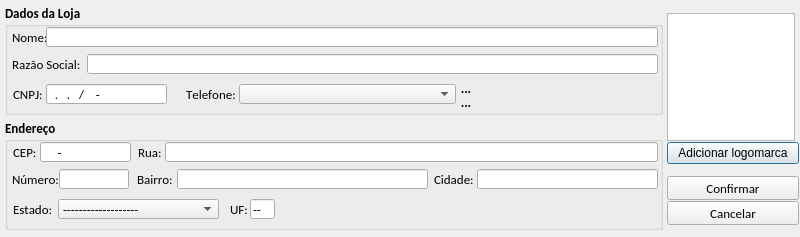
<?xml version="1.0" encoding="UTF-8"?>
<ui version="4.0">
 <class>tela_editar_loja</class>
 <widget class="QDialog" name="tela_editar_loja">
  <property name="geometry">
   <rect>
    <x>0</x>
    <y>0</y>
    <width>800</width>
    <height>237</height>
   </rect>
  </property>
  <property name="windowTitle">
   <string>Dialog</string>
  </property>
  <widget class="QGroupBox" name="gb_dados_fornecedor">
   <property name="geometry">
    <rect>
     <x>5</x>
     <y>4</y>
     <width>658</width>
     <height>111</height>
    </rect>
   </property>
   <property name="font">
    <font>
     <family>Calibri</family>
     <pointsize>10</pointsize>
     <weight>75</weight>
     <bold>true</bold>
     <kerning>false</kerning>
    </font>
   </property>
   <property name="title">
    <string>Dados da Loja</string>
   </property>
   <widget class="QLabel" name="lb_telefone">
    <property name="geometry">
     <rect>
      <x>181</x>
      <y>80</y>
      <width>50</width>
      <height>20</height>
     </rect>
    </property>
    <property name="font">
     <font>
      <family>Calibri</family>
      <pointsize>10</pointsize>
      <weight>50</weight>
      <bold>false</bold>
      <kerning>false</kerning>
     </font>
    </property>
    <property name="text">
     <string>Telefone:</string>
    </property>
   </widget>
   <widget class="QComboBox" name="cb_telefone">
    <property name="geometry">
     <rect>
      <x>234</x>
      <y>80</y>
      <width>217</width>
      <height>20</height>
     </rect>
    </property>
    <property name="maximumSize">
     <size>
      <width>16777215</width>
      <height>22</height>
     </size>
    </property>
    <property name="font">
     <font>
      <family>Calibri</family>
      <pointsize>10</pointsize>
      <weight>50</weight>
      <bold>false</bold>
      <kerning>false</kerning>
     </font>
    </property>
    <property name="editable">
     <bool>false</bool>
    </property>
    <property name="maxVisibleItems">
     <number>20</number>
    </property>
   </widget>
   <widget class="QLabel" name="lb_nome">
    <property name="geometry">
     <rect>
      <x>7</x>
      <y>23</y>
      <width>34</width>
      <height>20</height>
     </rect>
    </property>
    <property name="maximumSize">
     <size>
      <width>40</width>
      <height>20</height>
     </size>
    </property>
    <property name="font">
     <font>
      <family>Calibri</family>
      <pointsize>10</pointsize>
      <weight>50</weight>
      <bold>false</bold>
      <kerning>false</kerning>
     </font>
    </property>
    <property name="text">
     <string>Nome:</string>
    </property>
   </widget>
   <widget class="QLineEdit" name="le_nome">
    <property name="geometry">
     <rect>
      <x>41</x>
      <y>23</y>
      <width>612</width>
      <height>20</height>
     </rect>
    </property>
    <property name="sizePolicy">
     <sizepolicy hsizetype="Fixed" vsizetype="Fixed">
      <horstretch>0</horstretch>
      <verstretch>0</verstretch>
     </sizepolicy>
    </property>
    <property name="minimumSize">
     <size>
      <width>450</width>
      <height>20</height>
     </size>
    </property>
    <property name="maximumSize">
     <size>
      <width>800</width>
      <height>20</height>
     </size>
    </property>
    <property name="font">
     <font>
      <family>Calibri</family>
      <pointsize>10</pointsize>
      <weight>50</weight>
      <bold>false</bold>
      <kerning>false</kerning>
     </font>
    </property>
    <property name="inputMask">
     <string/>
    </property>
    <property name="text">
     <string/>
    </property>
    <property name="maxLength">
     <number>32767</number>
    </property>
    <property name="readOnly">
     <bool>false</bool>
    </property>
   </widget>
   <widget class="QToolButton" name="tb_mais_telefone">
    <property name="geometry">
     <rect>
      <x>451</x>
      <y>77</y>
      <width>20</width>
      <height>15</height>
     </rect>
    </property>
    <property name="text">
     <string>...</string>
    </property>
    <property name="icon">
     <iconset resource="imagens.qrc">
      <normaloff>:/img/img/mais.png</normaloff>:/img/img/mais.png</iconset>
    </property>
    <property name="iconSize">
     <size>
      <width>12</width>
      <height>12</height>
     </size>
    </property>
    <property name="autoRaise">
     <bool>true</bool>
    </property>
    <property name="arrowType">
     <enum>Qt::NoArrow</enum>
    </property>
   </widget>
   <widget class="QToolButton" name="tb_menos_telefone">
    <property name="geometry">
     <rect>
      <x>451</x>
      <y>91</y>
      <width>20</width>
      <height>15</height>
     </rect>
    </property>
    <property name="text">
     <string>...</string>
    </property>
    <property name="icon">
     <iconset resource="imagens.qrc">
      <normaloff>:/img/img/menos.png</normaloff>:/img/img/menos.png</iconset>
    </property>
    <property name="iconSize">
     <size>
      <width>12</width>
      <height>12</height>
     </size>
    </property>
    <property name="autoRaise">
     <bool>true</bool>
    </property>
   </widget>
   <widget class="QLabel" name="lb_razao_social">
    <property name="geometry">
     <rect>
      <x>7</x>
      <y>50</y>
      <width>75</width>
      <height>20</height>
     </rect>
    </property>
    <property name="maximumSize">
     <size>
      <width>100</width>
      <height>20</height>
     </size>
    </property>
    <property name="font">
     <font>
      <family>Calibri</family>
      <pointsize>10</pointsize>
      <weight>50</weight>
      <bold>false</bold>
      <kerning>false</kerning>
     </font>
    </property>
    <property name="text">
     <string>Razão Social:</string>
    </property>
   </widget>
   <widget class="QLineEdit" name="le_razao_social">
    <property name="geometry">
     <rect>
      <x>82</x>
      <y>50</y>
      <width>571</width>
      <height>20</height>
     </rect>
    </property>
    <property name="sizePolicy">
     <sizepolicy hsizetype="Fixed" vsizetype="Fixed">
      <horstretch>0</horstretch>
      <verstretch>0</verstretch>
     </sizepolicy>
    </property>
    <property name="minimumSize">
     <size>
      <width>450</width>
      <height>20</height>
     </size>
    </property>
    <property name="maximumSize">
     <size>
      <width>800</width>
      <height>20</height>
     </size>
    </property>
    <property name="font">
     <font>
      <family>Calibri</family>
      <pointsize>10</pointsize>
      <weight>50</weight>
      <bold>false</bold>
      <kerning>false</kerning>
     </font>
    </property>
    <property name="text">
     <string/>
    </property>
    <property name="maxLength">
     <number>100</number>
    </property>
    <property name="readOnly">
     <bool>false</bool>
    </property>
   </widget>
   <widget class="QLabel" name="lb_cnpj">
    <property name="geometry">
     <rect>
      <x>8</x>
      <y>80</y>
      <width>33</width>
      <height>20</height>
     </rect>
    </property>
    <property name="font">
     <font>
      <weight>50</weight>
      <bold>false</bold>
     </font>
    </property>
    <property name="text">
     <string>CNPJ:</string>
    </property>
   </widget>
   <widget class="QLineEdit" name="le_cnpj">
    <property name="geometry">
     <rect>
      <x>41</x>
      <y>80</y>
      <width>121</width>
      <height>20</height>
     </rect>
    </property>
    <property name="font">
     <font>
      <weight>50</weight>
      <bold>false</bold>
     </font>
    </property>
    <property name="inputMask">
     <string>00.000.000/0000-00; </string>
    </property>
    <property name="text">
     <string>../-</string>
    </property>
   </widget>
  </widget>
  <widget class="QWidget" name="layoutWidget">
   <property name="geometry">
    <rect>
     <x>667</x>
     <y>11</y>
     <width>132</width>
     <height>217</height>
    </rect>
   </property>
   <layout class="QVBoxLayout" name="verticalLayout">
    <property name="spacing">
     <number>10</number>
    </property>
    <item>
     <layout class="QVBoxLayout" name="verticalLayout_3">
      <property name="spacing">
       <number>1</number>
      </property>
      <item>
       <widget class="QGraphicsView" name="gv_logo">
        <property name="minimumSize">
         <size>
          <width>128</width>
          <height>128</height>
         </size>
        </property>
        <property name="maximumSize">
         <size>
          <width>128</width>
          <height>128</height>
         </size>
        </property>
       </widget>
      </item>
      <item>
       <widget class="QPushButton" name="btn_adicionar_logo">
        <property name="font">
         <font>
          <weight>50</weight>
          <bold>false</bold>
         </font>
        </property>
        <property name="text">
         <string>Adicionar logomarca</string>
        </property>
       </widget>
      </item>
     </layout>
    </item>
    <item>
     <layout class="QVBoxLayout" name="verticalLayout_2">
      <property name="spacing">
       <number>1</number>
      </property>
      <item>
       <widget class="QPushButton" name="btn_confirmar">
        <property name="minimumSize">
         <size>
          <width>0</width>
          <height>24</height>
         </size>
        </property>
        <property name="maximumSize">
         <size>
          <width>150</width>
          <height>24</height>
         </size>
        </property>
        <property name="font">
         <font>
          <family>Calibri</family>
          <pointsize>10</pointsize>
         </font>
        </property>
        <property name="text">
         <string>Confirmar</string>
        </property>
        <property name="icon">
         <iconset resource="imagens.qrc">
          <normaloff>:/img/img/1345902916_camera_test.png</normaloff>:/img/img/1345902916_camera_test.png</iconset>
        </property>
        <property name="iconSize">
         <size>
          <width>20</width>
          <height>20</height>
         </size>
        </property>
       </widget>
      </item>
      <item>
       <widget class="QPushButton" name="btn_cancelar">
        <property name="minimumSize">
         <size>
          <width>0</width>
          <height>24</height>
         </size>
        </property>
        <property name="maximumSize">
         <size>
          <width>150</width>
          <height>24</height>
         </size>
        </property>
        <property name="font">
         <font>
          <family>Calibri</family>
          <pointsize>10</pointsize>
         </font>
        </property>
        <property name="text">
         <string>Cancelar</string>
        </property>
        <property name="icon">
         <iconset resource="imagens.qrc">
          <normaloff>:/img/img/1345902747_button_cancel.png</normaloff>:/img/img/1345902747_button_cancel.png</iconset>
        </property>
        <property name="iconSize">
         <size>
          <width>18</width>
          <height>18</height>
         </size>
        </property>
       </widget>
      </item>
     </layout>
    </item>
   </layout>
  </widget>
  <widget class="QGroupBox" name="gb_endereo">
   <property name="geometry">
    <rect>
     <x>5</x>
     <y>119</y>
     <width>658</width>
     <height>111</height>
    </rect>
   </property>
   <property name="font">
    <font>
     <family>Calibri</family>
     <pointsize>10</pointsize>
     <weight>75</weight>
     <bold>true</bold>
     <kerning>false</kerning>
    </font>
   </property>
   <property name="title">
    <string>Endereço</string>
   </property>
   <widget class="QLineEdit" name="le_cep">
    <property name="geometry">
     <rect>
      <x>35</x>
      <y>23</y>
      <width>91</width>
      <height>20</height>
     </rect>
    </property>
    <property name="maximumSize">
     <size>
      <width>100</width>
      <height>20</height>
     </size>
    </property>
    <property name="font">
     <font>
      <family>Calibri</family>
      <pointsize>10</pointsize>
      <weight>50</weight>
      <bold>false</bold>
      <kerning>false</kerning>
     </font>
    </property>
    <property name="inputMask">
     <string>00000-000; </string>
    </property>
    <property name="text">
     <string>-</string>
    </property>
    <property name="frame">
     <bool>true</bool>
    </property>
    <property name="cursorPosition">
     <number>9</number>
    </property>
    <property name="readOnly">
     <bool>false</bool>
    </property>
   </widget>
   <widget class="QLabel" name="lb_cep">
    <property name="geometry">
     <rect>
      <x>8</x>
      <y>23</y>
      <width>27</width>
      <height>20</height>
     </rect>
    </property>
    <property name="font">
     <font>
      <family>Calibri</family>
      <pointsize>10</pointsize>
      <weight>50</weight>
      <bold>false</bold>
      <kerning>false</kerning>
     </font>
    </property>
    <property name="text">
     <string>CEP:</string>
    </property>
   </widget>
   <widget class="QLabel" name="lb_rua">
    <property name="geometry">
     <rect>
      <x>133</x>
      <y>23</y>
      <width>31</width>
      <height>20</height>
     </rect>
    </property>
    <property name="font">
     <font>
      <family>Calibri</family>
      <pointsize>10</pointsize>
      <weight>50</weight>
      <bold>false</bold>
      <kerning>false</kerning>
     </font>
    </property>
    <property name="text">
     <string>Rua:</string>
    </property>
   </widget>
   <widget class="QLineEdit" name="le_rua">
    <property name="geometry">
     <rect>
      <x>160</x>
      <y>23</y>
      <width>493</width>
      <height>20</height>
     </rect>
    </property>
    <property name="font">
     <font>
      <pointsize>10</pointsize>
      <weight>50</weight>
      <bold>false</bold>
      <kerning>false</kerning>
     </font>
    </property>
    <property name="text">
     <string/>
    </property>
    <property name="maxLength">
     <number>100</number>
    </property>
    <property name="cursorPosition">
     <number>0</number>
    </property>
    <property name="readOnly">
     <bool>false</bool>
    </property>
   </widget>
   <widget class="QLabel" name="lb_numero">
    <property name="geometry">
     <rect>
      <x>7</x>
      <y>50</y>
      <width>51</width>
      <height>20</height>
     </rect>
    </property>
    <property name="font">
     <font>
      <family>Calibri</family>
      <pointsize>10</pointsize>
      <weight>50</weight>
      <bold>false</bold>
      <kerning>false</kerning>
     </font>
    </property>
    <property name="text">
     <string>Número:</string>
    </property>
   </widget>
   <widget class="QLineEdit" name="le_numero">
    <property name="geometry">
     <rect>
      <x>54</x>
      <y>50</y>
      <width>70</width>
      <height>20</height>
     </rect>
    </property>
    <property name="font">
     <font>
      <pointsize>10</pointsize>
      <weight>50</weight>
      <bold>false</bold>
      <kerning>false</kerning>
     </font>
    </property>
    <property name="inputMask">
     <string>000000000; </string>
    </property>
    <property name="text">
     <string/>
    </property>
    <property name="maxLength">
     <number>9</number>
    </property>
    <property name="readOnly">
     <bool>false</bool>
    </property>
   </widget>
   <widget class="QLabel" name="lb_bairro">
    <property name="geometry">
     <rect>
      <x>132</x>
      <y>50</y>
      <width>46</width>
      <height>20</height>
     </rect>
    </property>
    <property name="font">
     <font>
      <weight>50</weight>
      <bold>false</bold>
      <kerning>false</kerning>
     </font>
    </property>
    <property name="text">
     <string>Bairro:</string>
    </property>
   </widget>
   <widget class="QLineEdit" name="le_bairro">
    <property name="geometry">
     <rect>
      <x>172</x>
      <y>50</y>
      <width>251</width>
      <height>20</height>
     </rect>
    </property>
    <property name="font">
     <font>
      <pointsize>10</pointsize>
      <weight>50</weight>
      <bold>false</bold>
      <kerning>false</kerning>
     </font>
    </property>
    <property name="text">
     <string/>
    </property>
    <property name="maxLength">
     <number>70</number>
    </property>
    <property name="readOnly">
     <bool>false</bool>
    </property>
   </widget>
   <widget class="QLabel" name="lb_cidade">
    <property name="geometry">
     <rect>
      <x>429</x>
      <y>50</y>
      <width>46</width>
      <height>20</height>
     </rect>
    </property>
    <property name="font">
     <font>
      <family>Calibri</family>
      <pointsize>10</pointsize>
      <weight>50</weight>
      <bold>false</bold>
      <kerning>false</kerning>
     </font>
    </property>
    <property name="text">
     <string>Cidade:</string>
    </property>
   </widget>
   <widget class="QLineEdit" name="le_cidade">
    <property name="geometry">
     <rect>
      <x>472</x>
      <y>50</y>
      <width>181</width>
      <height>20</height>
     </rect>
    </property>
    <property name="font">
     <font>
      <pointsize>10</pointsize>
      <weight>50</weight>
      <bold>false</bold>
      <kerning>false</kerning>
     </font>
    </property>
    <property name="text">
     <string/>
    </property>
    <property name="maxLength">
     <number>50</number>
    </property>
    <property name="cursorPosition">
     <number>0</number>
    </property>
    <property name="readOnly">
     <bool>false</bool>
    </property>
   </widget>
   <widget class="QLabel" name="lb_estado">
    <property name="geometry">
     <rect>
      <x>8</x>
      <y>80</y>
      <width>45</width>
      <height>20</height>
     </rect>
    </property>
    <property name="font">
     <font>
      <family>Calibri</family>
      <pointsize>10</pointsize>
      <weight>50</weight>
      <bold>false</bold>
      <kerning>false</kerning>
     </font>
    </property>
    <property name="text">
     <string>Estado:</string>
    </property>
   </widget>
   <widget class="QLabel" name="lb_uf">
    <property name="geometry">
     <rect>
      <x>225</x>
      <y>80</y>
      <width>20</width>
      <height>20</height>
     </rect>
    </property>
    <property name="font">
     <font>
      <weight>50</weight>
      <bold>false</bold>
     </font>
    </property>
    <property name="text">
     <string>UF:</string>
    </property>
   </widget>
   <widget class="QLineEdit" name="le_uf">
    <property name="geometry">
     <rect>
      <x>245</x>
      <y>80</y>
      <width>25</width>
      <height>20</height>
     </rect>
    </property>
    <property name="font">
     <font>
      <weight>50</weight>
      <bold>false</bold>
     </font>
    </property>
    <property name="text">
     <string>--</string>
    </property>
    <property name="readOnly">
     <bool>true</bool>
    </property>
   </widget>
   <widget class="QComboBox" name="cb_estado">
    <property name="geometry">
     <rect>
      <x>53</x>
      <y>80</y>
      <width>161</width>
      <height>20</height>
     </rect>
    </property>
    <property name="font">
     <font>
      <weight>50</weight>
      <bold>false</bold>
     </font>
    </property>
    <item>
     <property name="text">
      <string>-------------------</string>
     </property>
     <property name="icon">
      <iconset resource="imagens.qrc">
       <normaloff>:/bandeiras/badeiras_estados/bandeira_do_brasil.png</normaloff>:/bandeiras/badeiras_estados/bandeira_do_brasil.png</iconset>
     </property>
    </item>
    <item>
     <property name="text">
      <string>Acre</string>
     </property>
     <property name="icon">
      <iconset resource="imagens.qrc">
       <normaloff>:/bandeiras/badeiras_estados/acre.png</normaloff>:/bandeiras/badeiras_estados/acre.png</iconset>
     </property>
    </item>
    <item>
     <property name="text">
      <string>Alagoas</string>
     </property>
     <property name="icon">
      <iconset resource="imagens.qrc">
       <normaloff>:/bandeiras/badeiras_estados/Alagoas.png</normaloff>:/bandeiras/badeiras_estados/Alagoas.png</iconset>
     </property>
    </item>
    <item>
     <property name="text">
      <string>Amazonas</string>
     </property>
     <property name="icon">
      <iconset resource="imagens.qrc">
       <normaloff>:/bandeiras/badeiras_estados/Amazonas.png</normaloff>:/bandeiras/badeiras_estados/Amazonas.png</iconset>
     </property>
    </item>
    <item>
     <property name="text">
      <string>Amapá</string>
     </property>
     <property name="icon">
      <iconset resource="imagens.qrc">
       <normaloff>:/bandeiras/badeiras_estados/Bandeira_do_Amapa.png</normaloff>:/bandeiras/badeiras_estados/Bandeira_do_Amapa.png</iconset>
     </property>
    </item>
    <item>
     <property name="text">
      <string>Bahia</string>
     </property>
     <property name="icon">
      <iconset resource="imagens.qrc">
       <normaloff>:/bandeiras/badeiras_estados/Bahia.png</normaloff>:/bandeiras/badeiras_estados/Bahia.png</iconset>
     </property>
    </item>
    <item>
     <property name="text">
      <string>Ceará</string>
     </property>
     <property name="icon">
      <iconset resource="imagens.qrc">
       <normaloff>:/bandeiras/badeiras_estados/Bandeira_do_Ceara.png</normaloff>:/bandeiras/badeiras_estados/Bandeira_do_Ceara.png</iconset>
     </property>
    </item>
    <item>
     <property name="text">
      <string>Distrito Federal</string>
     </property>
     <property name="icon">
      <iconset resource="imagens.qrc">
       <normaloff>:/bandeiras/badeiras_estados/Distrito_Federal.png</normaloff>:/bandeiras/badeiras_estados/Distrito_Federal.png</iconset>
     </property>
    </item>
    <item>
     <property name="text">
      <string>Espírito Santo</string>
     </property>
     <property name="icon">
      <iconset resource="imagens.qrc">
       <normaloff>:/bandeiras/badeiras_estados/Espirito_Santo.png</normaloff>:/bandeiras/badeiras_estados/Espirito_Santo.png</iconset>
     </property>
    </item>
    <item>
     <property name="text">
      <string>Goiás</string>
     </property>
     <property name="icon">
      <iconset resource="imagens.qrc">
       <normaloff>:/bandeiras/badeiras_estados/Goias.png</normaloff>:/bandeiras/badeiras_estados/Goias.png</iconset>
     </property>
    </item>
    <item>
     <property name="text">
      <string>Maranhão</string>
     </property>
     <property name="icon">
      <iconset resource="imagens.qrc">
       <normaloff>:/bandeiras/badeiras_estados/Maranhao.png</normaloff>:/bandeiras/badeiras_estados/Maranhao.png</iconset>
     </property>
    </item>
    <item>
     <property name="text">
      <string>Minas Gerais</string>
     </property>
     <property name="icon">
      <iconset resource="imagens.qrc">
       <normaloff>:/bandeiras/badeiras_estados/Minas_Gerais.png</normaloff>:/bandeiras/badeiras_estados/Minas_Gerais.png</iconset>
     </property>
    </item>
    <item>
     <property name="text">
      <string>Mato Grosso do Sul</string>
     </property>
     <property name="icon">
      <iconset resource="imagens.qrc">
       <normaloff>:/bandeiras/badeiras_estados/Mato_Grosso_do_Sul.png</normaloff>:/bandeiras/badeiras_estados/Mato_Grosso_do_Sul.png</iconset>
     </property>
    </item>
    <item>
     <property name="text">
      <string>Mato Grosso</string>
     </property>
     <property name="icon">
      <iconset resource="imagens.qrc">
       <normaloff>:/bandeiras/badeiras_estados/Mato_Grosso.png</normaloff>:/bandeiras/badeiras_estados/Mato_Grosso.png</iconset>
     </property>
    </item>
    <item>
     <property name="text">
      <string>Pará</string>
     </property>
     <property name="icon">
      <iconset resource="imagens.qrc">
       <normaloff>:/bandeiras/badeiras_estados/Para.png</normaloff>:/bandeiras/badeiras_estados/Para.png</iconset>
     </property>
    </item>
    <item>
     <property name="text">
      <string>Paraíba</string>
     </property>
     <property name="icon">
      <iconset resource="imagens.qrc">
       <normaloff>:/bandeiras/badeiras_estados/Paraiba.png</normaloff>:/bandeiras/badeiras_estados/Paraiba.png</iconset>
     </property>
    </item>
    <item>
     <property name="text">
      <string>Pernambuco</string>
     </property>
     <property name="icon">
      <iconset resource="imagens.qrc">
       <normaloff>:/bandeiras/badeiras_estados/Pernambuco.png</normaloff>:/bandeiras/badeiras_estados/Pernambuco.png</iconset>
     </property>
    </item>
    <item>
     <property name="text">
      <string>Piauí</string>
     </property>
     <property name="icon">
      <iconset resource="imagens.qrc">
       <normaloff>:/bandeiras/badeiras_estados/Piaui.png</normaloff>:/bandeiras/badeiras_estados/Piaui.png</iconset>
     </property>
    </item>
    <item>
     <property name="text">
      <string>Paraná</string>
     </property>
     <property name="icon">
      <iconset resource="imagens.qrc">
       <normaloff>:/bandeiras/badeiras_estados/Bandeira_do_Parana.png</normaloff>:/bandeiras/badeiras_estados/Bandeira_do_Parana.png</iconset>
     </property>
    </item>
    <item>
     <property name="text">
      <string>Rio de Janeiro</string>
     </property>
     <property name="icon">
      <iconset resource="imagens.qrc">
       <normaloff>:/bandeiras/badeiras_estados/Rio_de_Janeiro.png</normaloff>:/bandeiras/badeiras_estados/Rio_de_Janeiro.png</iconset>
     </property>
    </item>
    <item>
     <property name="text">
      <string>Rio Grande do Norte</string>
     </property>
     <property name="icon">
      <iconset resource="imagens.qrc">
       <normaloff>:/bandeiras/badeiras_estados/Rio_Grande_do_Norte.png</normaloff>:/bandeiras/badeiras_estados/Rio_Grande_do_Norte.png</iconset>
     </property>
    </item>
    <item>
     <property name="text">
      <string>Rondônia</string>
     </property>
     <property name="icon">
      <iconset resource="imagens.qrc">
       <normaloff>:/bandeiras/badeiras_estados/Rondonia.png</normaloff>:/bandeiras/badeiras_estados/Rondonia.png</iconset>
     </property>
    </item>
    <item>
     <property name="text">
      <string>Roraima</string>
     </property>
     <property name="icon">
      <iconset resource="imagens.qrc">
       <normaloff>:/bandeiras/badeiras_estados/Roraima.png</normaloff>:/bandeiras/badeiras_estados/Roraima.png</iconset>
     </property>
    </item>
    <item>
     <property name="text">
      <string>Rio Grande do Sul</string>
     </property>
     <property name="icon">
      <iconset resource="imagens.qrc">
       <normaloff>:/bandeiras/badeiras_estados/Rio_Grande_do_Sul.png</normaloff>:/bandeiras/badeiras_estados/Rio_Grande_do_Sul.png</iconset>
     </property>
    </item>
    <item>
     <property name="text">
      <string>Santa Catarina</string>
     </property>
     <property name="icon">
      <iconset resource="imagens.qrc">
       <normaloff>:/bandeiras/badeiras_estados/Santa_Catarina.png</normaloff>:/bandeiras/badeiras_estados/Santa_Catarina.png</iconset>
     </property>
    </item>
    <item>
     <property name="text">
      <string>Sergipe</string>
     </property>
     <property name="icon">
      <iconset resource="imagens.qrc">
       <normaloff>:/bandeiras/badeiras_estados/Sergipe.png</normaloff>:/bandeiras/badeiras_estados/Sergipe.png</iconset>
     </property>
    </item>
    <item>
     <property name="text">
      <string>São Paulo</string>
     </property>
     <property name="icon">
      <iconset resource="imagens.qrc">
       <normaloff>:/bandeiras/badeiras_estados/Sao_Paulo.png</normaloff>:/bandeiras/badeiras_estados/Sao_Paulo.png</iconset>
     </property>
    </item>
    <item>
     <property name="text">
      <string>Tocantins</string>
     </property>
     <property name="icon">
      <iconset resource="imagens.qrc">
       <normaloff>:/bandeiras/badeiras_estados/Tocantins.png</normaloff>:/bandeiras/badeiras_estados/Tocantins.png</iconset>
     </property>
    </item>
   </widget>
  </widget>
 </widget>
 <resources>
  <include location="imagens.qrc"/>
 </resources>
 <connections/>
</ui>
